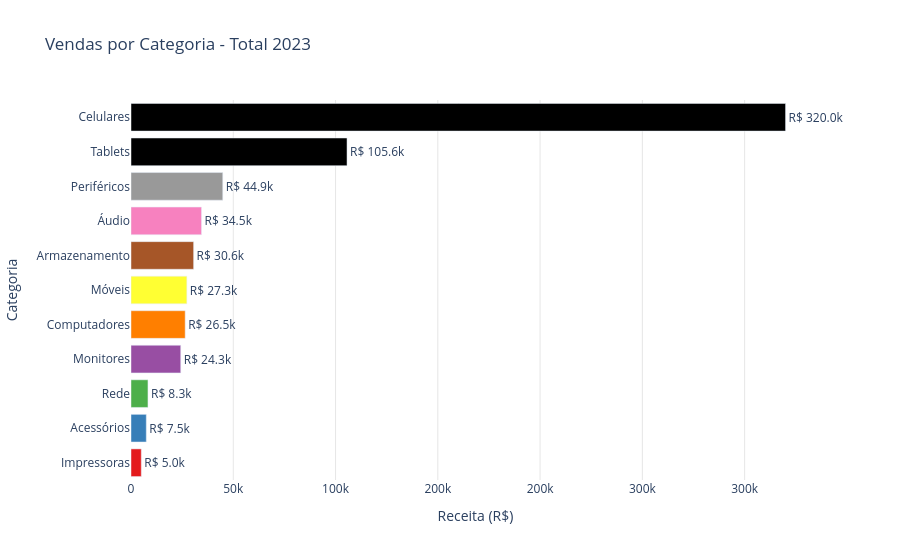

Write notebook code for a chart like this one.
### Code cell
analise_categoria_sorted = analise_categoria.sort_values('Valor', ascending=True)  # ascending=True para barras horizontais coloca o mais alto no topo

fig = go.Figure()

fig.add_trace(go.Bar(
    x=analise_categoria_sorted['Valor'],
    y=analise_categoria_sorted['Categoria'],
    orientation='h',
    text=[f'R$ {val/1000:.1f}k' for val in analise_categoria_sorted['Valor']],
    textposition='outside',
    marker=dict(
        color=px.colors.qualitative.Set1[:len(analise_categoria_sorted)]
    )
))

# Update layout
fig.update_layout(
    title="Vendas por Categoria - Total 2023",
    xaxis_title="Receita (R$)",
    yaxis_title="Categoria",
    showlegend=False,
    xaxis=dict(
        tickformat=',.0f',
        showgrid=True,
        gridcolor='rgba(128,128,128,0.2)',
        gridwidth=1
    ),
    yaxis=dict(
        showgrid=False
    ),
    plot_bgcolor='rgba(0,0,0,0)',
)

fig.update_xaxes(tickformat='.0s')

fig.update_traces(cliponaxis=False)

### Figure 1 — Plotly figure (JSON) as saved in the notebook; plotly's stock layout.template omitted (floating-point values rounded to 4 significant figures)
{"data": [{"cliponaxis": false, "marker": {"color": ["rgb(228,26,28)", "rgb(55,126,184)", "rgb(77,175,74)", "rgb(152,78,163)", "rgb(255,127,0)", "rgb(255,255,51)", "rgb(166,86,40)", "rgb(247,129,191)", "rgb(153,153,153)"]}, "orientation": "h", "text": ["R$ 5.0k", "R$ 7.5k", "R$ 8.3k", "R$ 24.3k", "R$ 26.5k", "R$ 27.3k", "R$ 30.6k", "R$ 34.5k", "R$ 44.9k", "R$ 105.6k", "R$ 320.0k"], "textposition": "outside", "type": "bar", "x": [5019.0, 7471.0, 8292.0, 24310.0, 26480.0, 27300.0, 30610.0, 34460.0, 44860.0, 105600.0, 320000.0], "y": ["Impressoras", "Acessórios", "Rede", "Monitores", "Computadores", "Móveis", "Armazenamento", "Áudio", "Periféricos", "Tablets", "Celulares"]}], "layout": {"plot_bgcolor": "rgba(0,0,0,0)", "showlegend": false, "title": {"text": "Vendas por Categoria - Total 2023"}, "xaxis": {"gridcolor": "rgba(128,128,128,0.2)", "gridwidth": 1, "showgrid": true, "tickformat": ".0s", "title": {"text": "Receita (R$)"}}, "yaxis": {"showgrid": false, "title": {"text": "Categoria"}}}}
